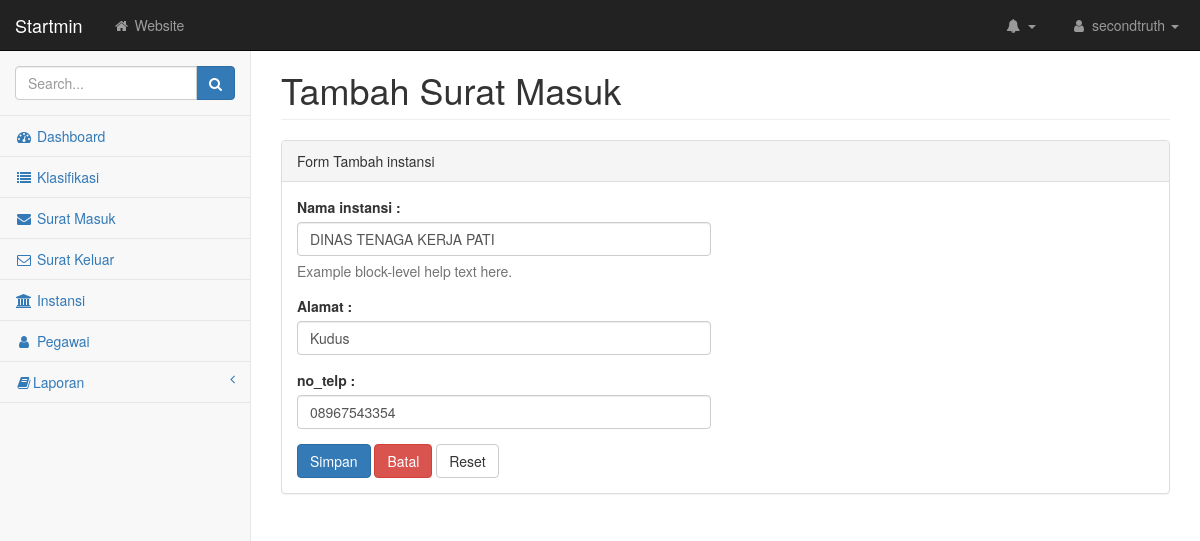
Page /instansi/edit/1 on the committed database.
### tables this page shows
CREATE TABLE `instansi` (
  `id_instansi` int(11) NOT NULL,
  `nama_instansi` varchar(100) NOT NULL,
  `alamat_instansi` text NOT NULL,
  `no_telp` varchar(15) NOT NULL
);

### application/controllers/Instansi.php (called while the page is built, shortened)
<?php
class Instansi extends CI_Controller {
    public function edit($id_instansi)
    {
        $data['instansi'] = $this->db->query("SELECT * FROM instansi WHERE id_instansi = $id_instansi ")->row();
        $data['hakakses'] = [1, 2, 3];
        $this->load->view('templates/header');
        $this->load->view('templates/sidebar');
        $this->load->view('instansi/edit', $data);
        $this->load->view('templates/footer');
    }
}

### index.php (called while the page is built, shortened)
<?php
require_once BASEPATH.'core/CodeIgniter.php';

### application/views/instansi/edit.php (the view, shortened to what this page needs)
<div id="page-wrapper">
    <div class="container-fluid">
        <div class="row">
            <div class="col-lg-12">
                <h1 class="page-header">Tambah Surat Masuk</h1>
            </div>
            <div class="col-lg-12">
                <div class="panel panel-default">
                    <div class="panel-heading">
                        Form Tambah instansi
                    </div>
                    <div class="panel-body">
                        <div class="row">
                            <form role="form" action="<?= base_url('instansi/aksi_edit') ?>" method="POST" enctype="multipart/form-data">
                                <div class="col-lg-6">
                                    <div class="form-group">
                                        <label>Nama instansi :</label>
                                        <input class="form-control" type="text" name="nama_instansi" value="<?= $instansi->nama_instansi ?>">
                                        <p class="help-block">Example block-level help text here.</p>
                                    </div>
                                    <div class="form-group">
                                        <label> Alamat :</label>
                                        <input class="form-control" type="text" name="alamat_instansi" value="<?= $instansi->alamat_instansi ?>">
                                    </div>
                                    <div class="form-group">
                                        <label> no_telp :</label>
                                        <input class="form-control" type="text" name="no_telp" value="<?= $instansi->no_telp ?>">
                                    </div>
                                    <button type="submit" class="btn btn-primary">Simpan</button>
                                    <a href="<?= base_url('instansi') ?>" class="btn btn-danger ">Batal</a>
                                    <button type="reset" class="btn btn-default">Reset </button>
                                </div>
                            </form>
                        </div>
                    </div>
                </div>
            </div>
        </div>
    </div>
</div>

### assets/css/startmin.css (style rules this page uses)
body { background-color: #f8f8f8; }
#page-wrapper { padding-top: 30px; min-height: 568px; background-color: #fff; }
@media (min-width:768px) { #page-wrapper { position: inherit; margin-left: 250px; padding: 30px 15px 0 15px; border-left: 1px solid #e7e7e7; } }

### rows in the picture
instansi: nama_instansi "DINAS TENAGA KERJA PATI", alamat_instansi "Kudus", no_telp "08967543354"
